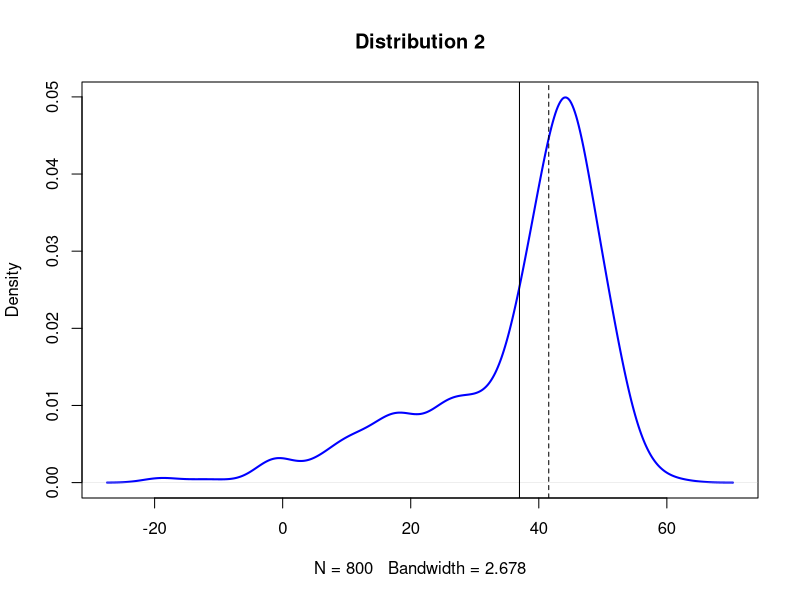
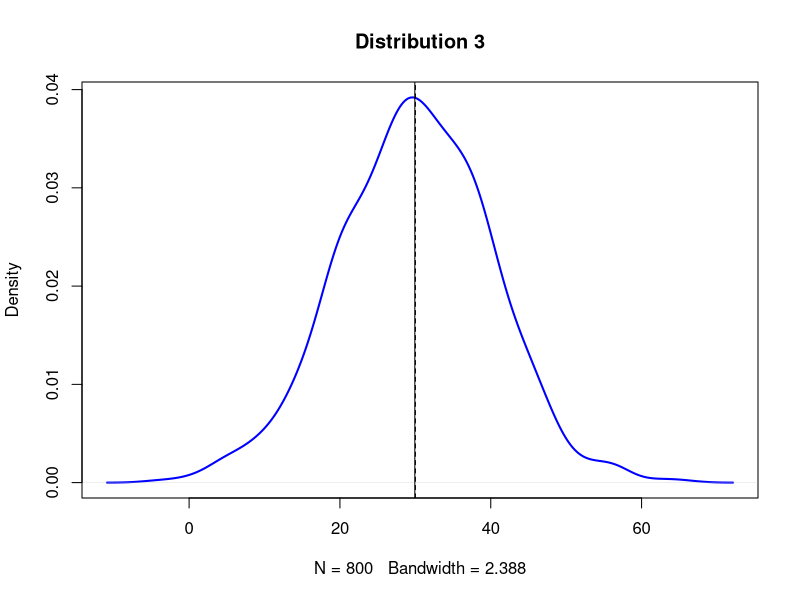
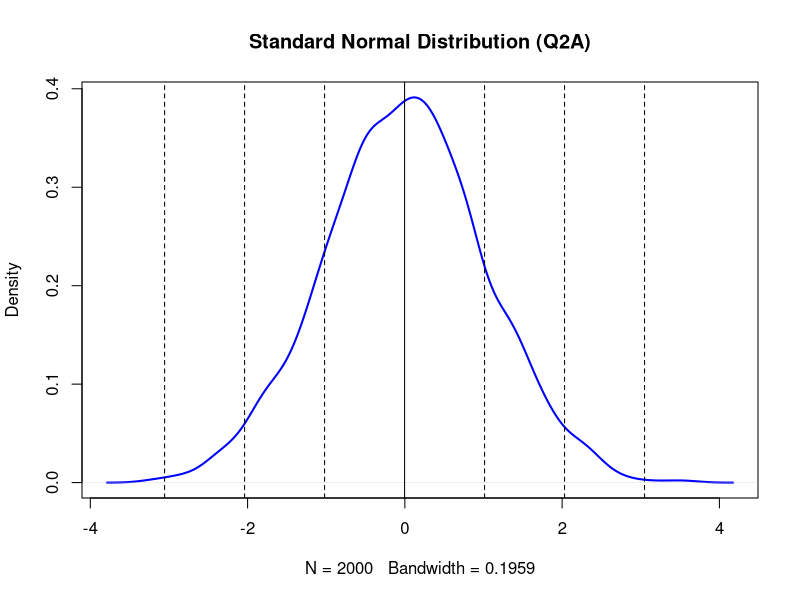

Source code (R) for these figures, in order:
# Simulated mixtures vs symmetric normals: density, mean/median, quartile z-scores.
# Run from this folder:
#   Rscript analysis.R

set.seed(42)

plot_distribution <- function(data, title) {
  # plot the density function of data
  plot(density(data), col="blue", lwd=2, main = title)
  
  # add vertical lines showing mean (solid) and median (dashed)
  abline(v = mean(data))
  abline(v = median(data), lty = "dashed")
}

# Three normally distributed data sets
d1 <- rnorm(n=500, mean=45, sd=5)
d2 <- rnorm(n=200, mean=30, sd=10)
d3 <- rnorm(n=100, mean=15, sd=15)

# Combine datasets
d123 <- c(d1, d2, d3)
plot_distribution(d123, "Distribution 2")

# Single normally distributed dataset
d_symmetric <- rnorm(n=800, mean=30, sd=10)
plot_distribution(d_symmetric, "Distribution 3")

#q2

plot_distribution2 <- function(data, title) {
  # plot the density function of data
  plot(density(data), col="blue", lwd=2, main=title)
  
  # calculate mean and standard deviation
  m <- mean(data)
  s <- sd(data)
  
  # for mean (solid)
  abline(v = m)
  
  # 1st, 2nd, and 3rd standard deviations left and right (dashed)
  abline(v = c(m-s, m-2*s, m-3*s, m+s, m+2*s, m+3*s), lty="dashed")
}

#Q2A
rdata <- rnorm(n=2000, mean=0, sd=1)
plot_distribution2(rdata, "Standard Normal Distribution (Q2A)")

#Q2B
# find the 1st, 2nd, 3rd quartiles
q_rdata <- quantile(rdata, c(0.25, 0.50, 0.75))

# calculate SDs away from mean (Z-scores) 
z_rdata <- (q_rdata - mean(rdata)) / sd(rdata)

print(q_rdata)
print(z_rdata)

#Q2C
# create the new random dataset
rdata_new <- rnorm(n=2000, mean=35, sd=3.5)

# find the 1st, 3rd quartiles
q_new <- quantile(rdata_new, c(0.25, 0.75))

# calculate SDs away from mean (Z-scores) 
z_new <- (q_new - mean(rdata_new)) / sd(rdata_new)

print(z_new)

#Q2D
q_d123 <- quantile(d123, c(0.25, 0.75))
z_d123 <- (q_d123 - mean(d123)) / sd(d123)

print(z_d123)
